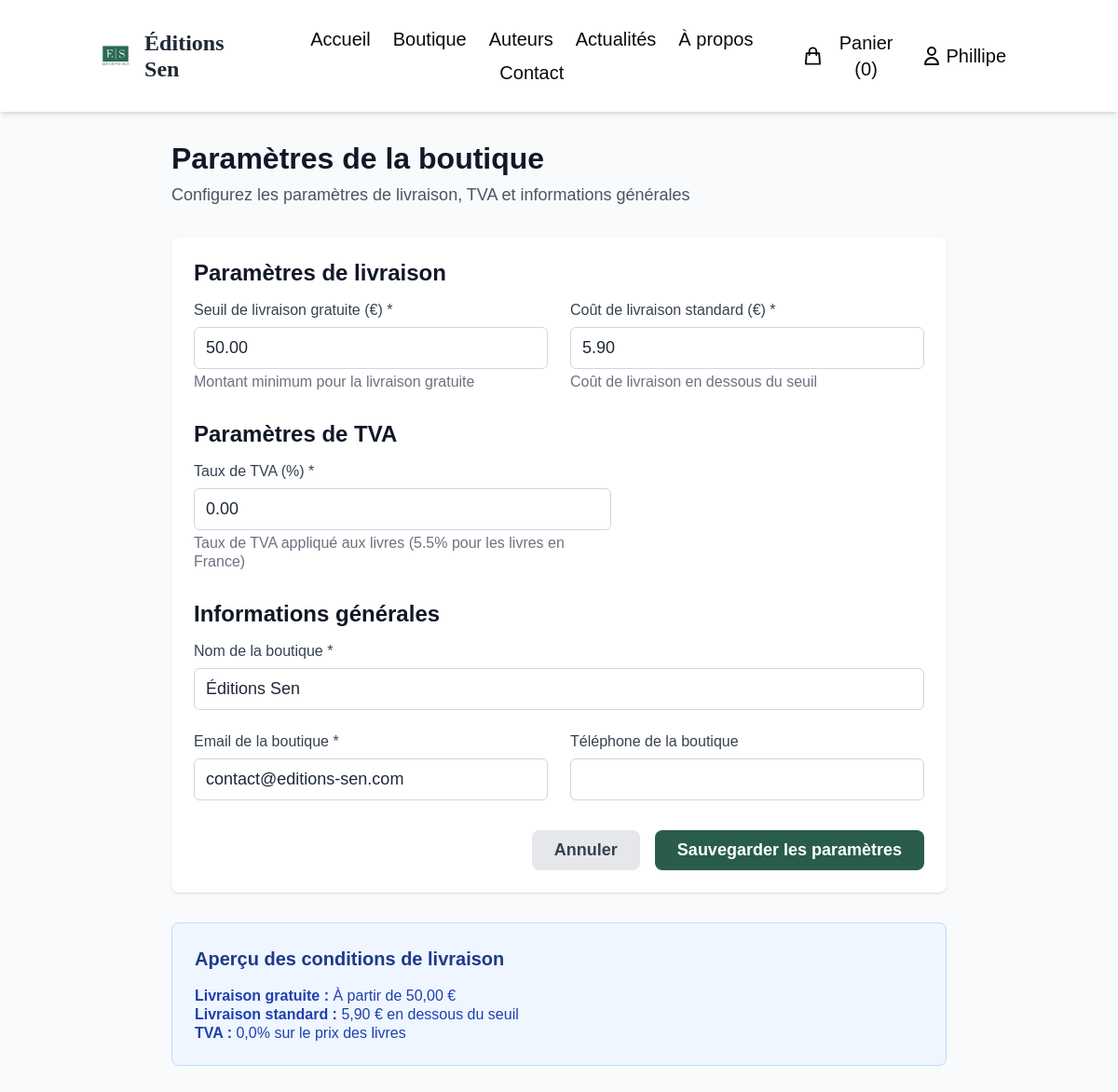
/administration/boutique/parametres/ (signed in), run on the app's committed database.
### accounts/models.py (models this page shows, shortened)
class User(AbstractUser):
    phone = models.CharField(max_length=20, blank=True, verbose_name="Téléphone")
    birth_date = models.DateField(null=True, blank=True, verbose_name="Date de naissance")
    billing_address = models.TextField(blank=True, verbose_name="Adresse de facturation")
    billing_city = models.CharField(max_length=100, blank=True, verbose_name="Ville")
    billing_postal_code = models.CharField(max_length=10, blank=True, verbose_name="Code postal")
    billing_country = models.CharField(max_length=100, blank=True, default="France", verbose_name="Pays")
    shipping_address = models.TextField(blank=True, verbose_name="Adresse de livraison")
    shipping_city = models.CharField(max_length=100, blank=True, verbose_name="Ville de livraison")
    shipping_postal_code = models.CharField(max_length=10, blank=True, verbose_name="Code postal de livraison")
    shipping_country = models.CharField(max_length=100, blank=True, default="France", verbose_name="Pays de livraison")
    newsletter = models.BooleanField(default=True, verbose_name="Recevoir la newsletter")
    marketing = models.BooleanField(default=False, verbose_name="Recevoir les offres marketing")
    created_at = models.DateTimeField(auto_now_add=True, verbose_name="Date d'inscription")
    updated_at = models.DateTimeField(auto_now=True, verbose_name="Dernière modification")
    class Meta:
        verbose_name = "Utilisateur"
        verbose_name_plural = "Utilisateurs"

### shop/models.py (models this page shows, shortened)
class ShopSettings(models.Model):
    free_shipping_threshold = models.DecimalField(
        max_digits=8,
        decimal_places=2,
        default=50.00,
        verbose_name="Seuil de livraison gratuite (€)"
    )
    standard_shipping_cost = models.DecimalField(
        max_digits=8,
        decimal_places=2,
        default=5.90,
        verbose_name="Coût de livraison standard (€)"
    )
    tax_rate = models.DecimalField(
        max_digits=5,
        decimal_places=2,
        default=5.5,
        verbose_name="Taux de TVA (%)"
    )
    shop_name = models.CharField(
        max_length=200,
        default="Éditions Sen",
        verbose_name="Nom de la boutique"
    )
    shop_email = models.EmailField(
        default="contact@editions-sen.com",
        verbose_name="Email de la boutique"
    )
    shop_phone = models.CharField(
        max_length=20,
        blank=True,
        verbose_name="Téléphone de la boutique"
    )
    created_at = models.DateTimeField(auto_now_add=True, verbose_name="Date de création")
    updated_at = models.DateTimeField(auto_now=True, verbose_name="Date de modification")
    class Meta:
        verbose_name = "Paramètres de la boutique"
        verbose_name_plural = "Paramètres de la boutique"
    @classmethod
    def get_settings(cls):
        settings, created = cls.objects.get_or_create(pk=1)
        return settings

### admin_panel/views.py (the view)
# urls.py: path('boutique/parametres/', views.manage_shop_settings, name='shop_settings'),
@staff_member_required
def manage_shop_settings(request):
    settings = ShopSettings.get_settings()
    if request.method == 'POST':
        form = ShopSettingsForm(request.POST, instance=settings)
        if form.is_valid():
            form.save()
            messages.success(request, 'Paramètres de la boutique mis à jour avec succès.')
            return redirect('admin_panel:shop_settings')
    else:
        form = ShopSettingsForm(instance=settings)
    context = {
        'form': form,
        'settings': settings,
    }
    return render(request, 'admin_panel/shop_settings.html', context)

### admin_panel/templates/admin_panel/shop_settings.html (shortened to what this page needs)
{% extends 'admin_panel/base_admin.html' %}
{% load static %}
{% block content %}
<div class="min-h-screen bg-gray-50 py-8">
    <div class="max-w-4xl mx-auto px-4 sm:px-6 lg:px-8">
        <div class="mb-8">
            <h1 class="text-3xl font-bold text-gray-900">Paramètres de la boutique</h1>
            <p class="mt-2 text-gray-600">Configurez les paramètres de livraison, TVA et informations générales</p>
        </div>
        <div class="bg-white rounded-lg shadow">
            <form method="post" class="p-6">
                <div class="mb-8">
                    <h2 class="text-xl font-semibold text-gray-900 mb-4">Paramètres de livraison</h2>
                    <div class="grid grid-cols-1 md:grid-cols-2 gap-6">
                        <div>
                            <label for="{{ form.free_shipping_threshold.id_for_label }}" class="block text-sm font-medium text-gray-700 mb-2">
                                Seuil de livraison gratuite (€) *
                            </label>
                            {{ form.free_shipping_threshold }}
                            <p class="mt-1 text-sm text-gray-500">Montant minimum pour la livraison gratuite</p>
                        </div>
                        <div>
                            <label for="{{ form.standard_shipping_cost.id_for_label }}" class="block text-sm font-medium text-gray-700 mb-2">
                                Coût de livraison standard (€) *
                            </label>
                            {{ form.standard_shipping_cost }}
                            <p class="mt-1 text-sm text-gray-500">Coût de livraison en dessous du seuil</p>
                        </div>
                    </div>
                </div>
                <div class="mb-8">
                    <h2 class="text-xl font-semibold text-gray-900 mb-4">Paramètres de TVA</h2>
                    <div class="max-w-md">
                        <label for="{{ form.tax_rate.id_for_label }}" class="block text-sm font-medium text-gray-700 mb-2">
                            Taux de TVA (%) *
                        </label>
                        {{ form.tax_rate }}
                        <p class="mt-1 text-sm text-gray-500">Taux de TVA appliqué aux livres (5.5% pour les livres en France)</p>
                    </div>
                </div>
                <div class="mb-8">
                    <h2 class="text-xl font-semibold text-gray-900 mb-4">Informations générales</h2>
                    <div class="space-y-6">
                        <div>
                            <label for="{{ form.shop_name.id_for_label }}" class="block text-sm font-medium text-gray-700 mb-2">
                                Nom de la boutique *
                            </label>
                            {{ form.shop_name }}
                        </div>
                        <div class="grid grid-cols-1 md:grid-cols-2 gap-6">
                            <div>
                                <label for="{{ form.shop_email.id_for_label }}" class="block text-sm font-medium text-gray-700 mb-2">
                                    Email de la boutique *
                                </label>
                                {{ form.shop_email }}
                            </div>
                            <div>
                                <label for="{{ form.shop_phone.id_for_label }}" class="block text-sm font-medium text-gray-700 mb-2">
                                    Téléphone de la boutique
                                </label>
                                {{ form.shop_phone }}
                            </div>
                        </div>
                    </div>
                </div>
                <div class="flex justify-end space-x-4">
                    <a href="{% url 'admin_panel:dashboard' %}" class="bg-gray-200 text-gray-700 px-6 py-2 rounded-lg font-semibold hover:bg-gray-300 transition-colors">
                        Annuler
                    </a>
                    <button type="submit" class="bg-primary text-white px-6 py-2 rounded-lg font-semibold hover:bg-secondary transition-colors">
                        Sauvegarder les paramètres
                    </button>
                </div>
            </form>
        </div>
        <div class="mt-8 bg-blue-50 border border-blue-200 rounded-lg p-6">
            <h3 class="text-lg font-semibold text-blue-900 mb-4">Aperçu des conditions de livraison</h3>
            <div class="text-sm text-blue-800">
                <p><strong>Livraison gratuite :</strong> À partir de <span id="preview-threshold">{{ settings.free_shipping_threshold|floatformat:2 }} €</span></p>
                <p><strong>Livraison standard :</strong> <span id="preview-cost">{{ settings.standard_shipping_cost|floatformat:2 }} €</span> en dessous du seuil</p>
                <p><strong>TVA :</strong> <span id="preview-tax">{{ settings.tax_rate|floatformat:1 }}%</span> sur le prix des livres</p>
            </div>
        </div>
    </div>
</div>
{% endblock %}

### templates/header.html (shortened to what this page needs)
{% load static %}
<header class="bg-white shadow-md sticky top-0 z-50">
    <div class="container mx-auto px-4 py-6 flex flex-col md:flex-row justify-between items-center">
        <a href="{% url 'home:index' %}" class="mb-4 md:mb-0">
            <div class="flex items-center">
                <div class="h-10 w-10 rounded-full overflow-hidden mr-3">
                    <img src="{% static 'logo.jpg' %}" alt="Éditions Sen Logo" class="w-full h-full object-cover">
                </div>
                <span class="text-xl font-serif font-bold">Éditions Sen</span>
            </div>
        </a>
        <nav class="flex flex-wrap justify-center items-center">
            <a href="{% url 'home:index' %}" class="mx-3 my-1 text-dark hover:text-primary transition-colors text-lg">Accueil</a>
            <a href="{% url 'shop:book_list' %}" class="mx-3 my-1 text-dark hover:text-primary transition-colors text-lg">Boutique</a>
            <a href="{% url 'author:author_list' %}" class="mx-3 my-1 text-dark hover:text-primary transition-colors text-lg">Auteurs</a>
            <a href="{% url 'news:article_list' %}" class="mx-3 my-1 text-dark hover:text-primary transition-colors text-lg">Actualités</a>
            <a href="{% url 'home:a_propos' %}" class="mx-3 my-1 text-dark hover:text-primary transition-colors text-lg">À propos</a>
            <a href="{% url 'home:contact' %}" class="mx-3 my-1 text-dark hover:text-primary transition-colors text-lg">Contact</a>
        </nav>
        <div class="flex items-center mt-4 md:mt-0">
            <div class="relative mr-4 group">
                <button class="flex items-center text-dark hover:text-primary transition-colors" id="cart-button">
                    <svg xmlns="http://www.w3.org/2000/svg" class="h-6 w-6" fill="none" viewBox="0 0 24 24" stroke="currentColor">
                        <path stroke-linecap="round" stroke-linejoin="round" stroke-width="2" d="M16 11V7a4 4 0 00-8 0v4M5 9h14l1 12H4L5 9z" />
                    </svg>
                    <span class="ml-1 text-lg" id="cart-count">Panier (0)</span>
                </button>
            </div>
            {% if user.is_authenticated %}
                <div class="relative mr-4 group">
                    <button class="flex items-center text-dark hover:text-primary transition-colors">
                        <svg xmlns="http://www.w3.org/2000/svg" class="h-6 w-6" fill="none" viewBox="0 0 24 24" stroke="currentColor">
                            <path stroke-linecap="round" stroke-linejoin="round" stroke-width="2" d="M16 7a4 4 0 11-8 0 4 4 0 018 0zM12 14a7 7 0 00-7 7h14a7 7 0 00-7-7z" />
                        </svg>
                        <span class="ml-1 text-lg">{{ user.first_name|default:user.username }}</span>
                    </button>
                </div>
            {% endif %}
        </div>
    </div>
</header>

### templates/base.html (style rules this page uses)
body { font-size: 18px; line-height: 1.6; }
.text-sm { font-size: 16px !important; }
.text-lg { font-size: 20px !important; }
.text-xl { font-size: 24px !important; }
.text-3xl { font-size: 32px !important; }

### data on the page
User: first_name "Phillipe"
ShopSettings: free_shipping_threshold "50.00", standard_shipping_cost "5.90", tax_rate "0.00", shop_name "Éditions Sen", shop_email "contact@editions-sen.com", free_shipping_threshold "50,00", standard_shipping_cost "5,90", tax_rate "0,0"
